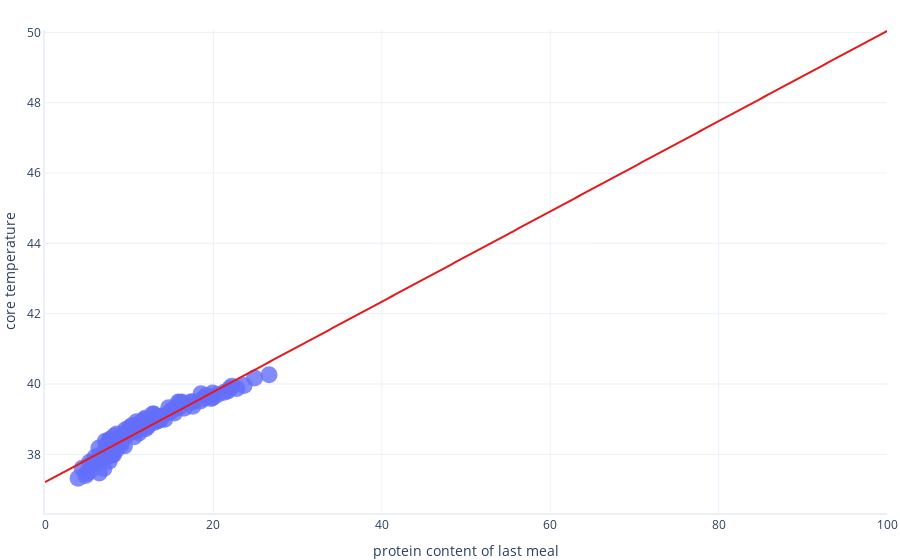

The cell this chart's notebook holds for it:
### Markdown cell above
## Extrapolating

Let's see what happens if we extrapolate our data. We'd like to see if dogs that ate meals even higher in protein are expected to get even sicker.

Let's start with the _linear regression_. We can set what range we'd like to extrapolate our data over by using the `x_range` argument in the plotting function. Let's extrapolate over the range `[0,100]`:

### Code cell
# Show an extrapolated graph of the linear model
graphing.scatter_2D(dataset, label_x="protein_content_of_last_meal", 
                             label_y="core_temperature",
                             # We extrapolate over the following range
                             x_range = [0,100],
                             trendline=lambda x: simple_model.params[1] * x + simple_model.params[0])
